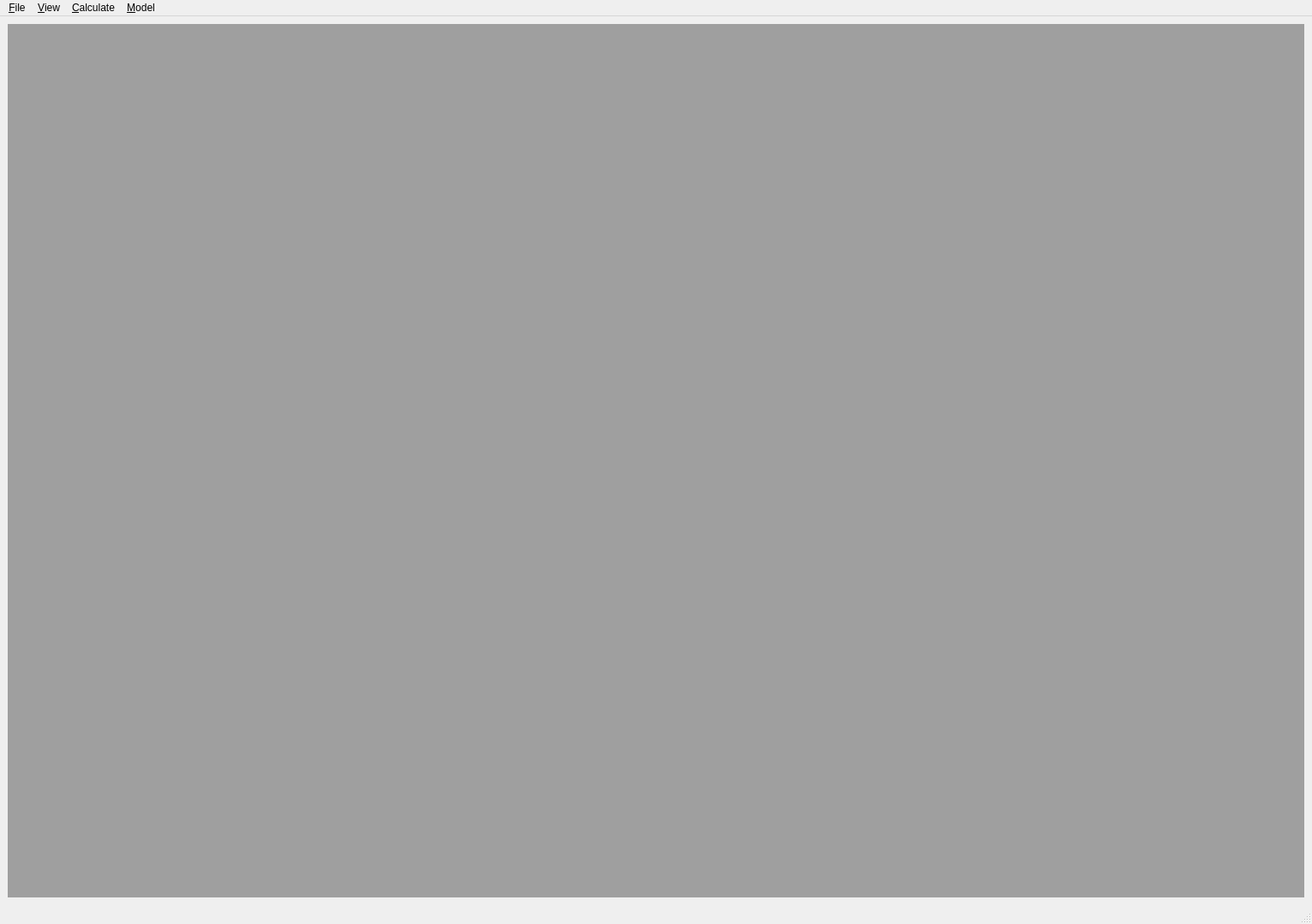
<?xml version="1.0" encoding="UTF-8"?>
<ui version="4.0">
 <class>MainWindow</class>
 <widget class="QMainWindow" name="MainWindow">
  <property name="geometry">
   <rect>
    <x>0</x>
    <y>0</y>
    <width>1531</width>
    <height>1078</height>
   </rect>
  </property>
  <property name="windowTitle">
   <string>IDAES/Pyomo Model View</string>
  </property>
  <widget class="QWidget" name="centralwidget">
   <layout class="QVBoxLayout" name="verticalLayout_3">
    <item>
     <widget class="QMdiArea" name="mdiArea"/>
    </item>
   </layout>
  </widget>
  <widget class="QMenuBar" name="menubar">
   <property name="geometry">
    <rect>
     <x>0</x>
     <y>0</y>
     <width>1531</width>
     <height>38</height>
    </rect>
   </property>
   <widget class="QMenu" name="menu_File">
    <property name="title">
     <string>&amp;File</string>
    </property>
    <addaction name="actionModel_Selector"/>
    <addaction name="separator"/>
    <addaction name="action_Exit"/>
   </widget>
   <widget class="QMenu" name="menu_View">
    <property name="title">
     <string>&amp;View</string>
    </property>
    <addaction name="actionRestart_Variable_View"/>
    <addaction name="actionRestart_Constraint_View"/>
    <addaction name="actionRestart_Parameter_View"/>
    <addaction name="actionRestart_Expression_View"/>
    <addaction name="actionRestart_Residual_Table"/>
    <addaction name="separator"/>
    <addaction name="actionTile"/>
    <addaction name="actionCascade"/>
    <addaction name="separator"/>
    <addaction name="actionTabs"/>
   </widget>
   <widget class="QMenu" name="menuCalculate">
    <property name="title">
     <string>&amp;Calculate</string>
    </property>
    <addaction name="actionCalculateConstraints"/>
    <addaction name="actionCalculateExpressions"/>
   </widget>
   <widget class="QMenu" name="menuModel">
    <property name="title">
     <string>&amp;Model</string>
    </property>
    <addaction name="actionInformation"/>
   </widget>
   <addaction name="menu_File"/>
   <addaction name="menu_View"/>
   <addaction name="menuCalculate"/>
   <addaction name="menuModel"/>
  </widget>
  <widget class="QStatusBar" name="statusbar"/>
  <action name="action_toggle_variables">
   <property name="checkable">
    <bool>false</bool>
   </property>
   <property name="checked">
    <bool>false</bool>
   </property>
   <property name="enabled">
    <bool>true</bool>
   </property>
   <property name="text">
    <string>Toggle Variable View</string>
   </property>
  </action>
  <action name="action_toggle_constraints">
   <property name="checkable">
    <bool>false</bool>
   </property>
   <property name="checked">
    <bool>false</bool>
   </property>
   <property name="text">
    <string>Toggle Constraint View</string>
   </property>
  </action>
  <action name="action_toggle_parameters">
   <property name="checkable">
    <bool>false</bool>
   </property>
   <property name="checked">
    <bool>false</bool>
   </property>
   <property name="text">
    <string>Toggle Parameter View</string>
   </property>
  </action>
  <action name="action_Exit">
   <property name="text">
    <string>E&amp;xit</string>
   </property>
  </action>
  <action name="action_toggle_expressions">
   <property name="text">
    <string>Toggle Expression View</string>
   </property>
  </action>
  <action name="actionCalculateConstraints">
   <property name="text">
    <string>All &amp;Constraints</string>
   </property>
  </action>
  <action name="actionCalculateExpressions">
   <property name="text">
    <string>All &amp;Expressions</string>
   </property>
  </action>
  <action name="action_toggle_streams">
   <property name="enabled">
    <bool>false</bool>
   </property>
   <property name="text">
    <string>Toggle Streams View</string>
   </property>
  </action>
  <action name="action_toggle_jupyter_header">
   <property name="text">
    <string>Toggle Jupyter Header</string>
   </property>
  </action>
  <action name="actionShow_Jupyter_Header">
   <property name="text">
    <string>Show Jupyter Header</string>
   </property>
  </action>
  <action name="actionReport">
   <property name="text">
    <string>Report...</string>
   </property>
  </action>
  <action name="actionPlot">
   <property name="text">
    <string>Plot...</string>
   </property>
  </action>
  <action name="action_Save">
   <property name="text">
    <string>&amp;Save Notebook</string>
   </property>
  </action>
  <action name="actionSave_Model_State">
   <property name="text">
    <string>Save Model State</string>
   </property>
  </action>
  <action name="actionLoad_Model_State">
   <property name="text">
    <string>Load Model State</string>
   </property>
  </action>
  <action name="action_Add_Cell">
   <property name="text">
    <string>&amp;Add Cell</string>
   </property>
  </action>
  <action name="actionCu_t_Cell">
   <property name="text">
    <string>Cu&amp;t Cell</string>
   </property>
  </action>
  <action name="actionMove_Cell_Up">
   <property name="text">
    <string>Move Cell &amp;Up</string>
   </property>
  </action>
  <action name="actionMove_Cell_Down">
   <property name="text">
    <string>Move Cell &amp;Down</string>
   </property>
  </action>
  <action name="action_Interupt_Kernel">
   <property name="text">
    <string>&amp;Interupt Kernel</string>
   </property>
  </action>
  <action name="actionToggle_Always_on_Top">
   <property name="text">
    <string>Toggle Always on Top</string>
   </property>
  </action>
  <action name="actionInformation">
   <property name="text">
    <string>&amp;Information</string>
   </property>
  </action>
  <action name="actionSolve">
   <property name="checkable">
    <bool>false</bool>
   </property>
   <property name="checked">
    <bool>false</bool>
   </property>
   <property name="text">
    <string>Solver Options</string>
   </property>
  </action>
  <action name="actionStrip_Bounds">
   <property name="checkable">
    <bool>true</bool>
   </property>
   <property name="checked">
    <bool>true</bool>
   </property>
   <property name="text">
    <string>Strip Bounds</string>
   </property>
  </action>
  <action name="actionRestore_Bounds">
   <property name="text">
    <string>Restore Bounds</string>
   </property>
  </action>
  <action name="actionSolve_2">
   <property name="text">
    <string>Solve</string>
   </property>
  </action>
  <action name="actionRestart_Variable_View">
   <property name="text">
    <string>Restart Variable View</string>
   </property>
  </action>
  <action name="actionRestart_Constraint_View">
   <property name="text">
    <string>Restart &amp;Constraint View</string>
   </property>
  </action>
  <action name="actionRestart_Parameter_View">
   <property name="text">
    <string>Restart &amp;Parameter View</string>
   </property>
  </action>
  <action name="actionRestart_Expression_View">
   <property name="text">
    <string>Restart &amp;Expression View</string>
   </property>
  </action>
  <action name="actionTile">
   <property name="text">
    <string>Tile</string>
   </property>
  </action>
  <action name="actionCascade">
   <property name="text">
    <string>C&amp;ascade</string>
   </property>
  </action>
  <action name="actionTabs">
   <property name="text">
    <string>Toggle Ta&amp;bs</string>
   </property>
  </action>
  <action name="actionModel_Selector">
   <property name="text">
    <string>Model &amp;Selector</string>
   </property>
  </action>
  <action name="actionRestart_Residual_Table">
   <property name="text">
    <string>Restart Residual Table</string>
   </property>
  </action>
 </widget>
 <resources/>
 <connections/>
</ui>
